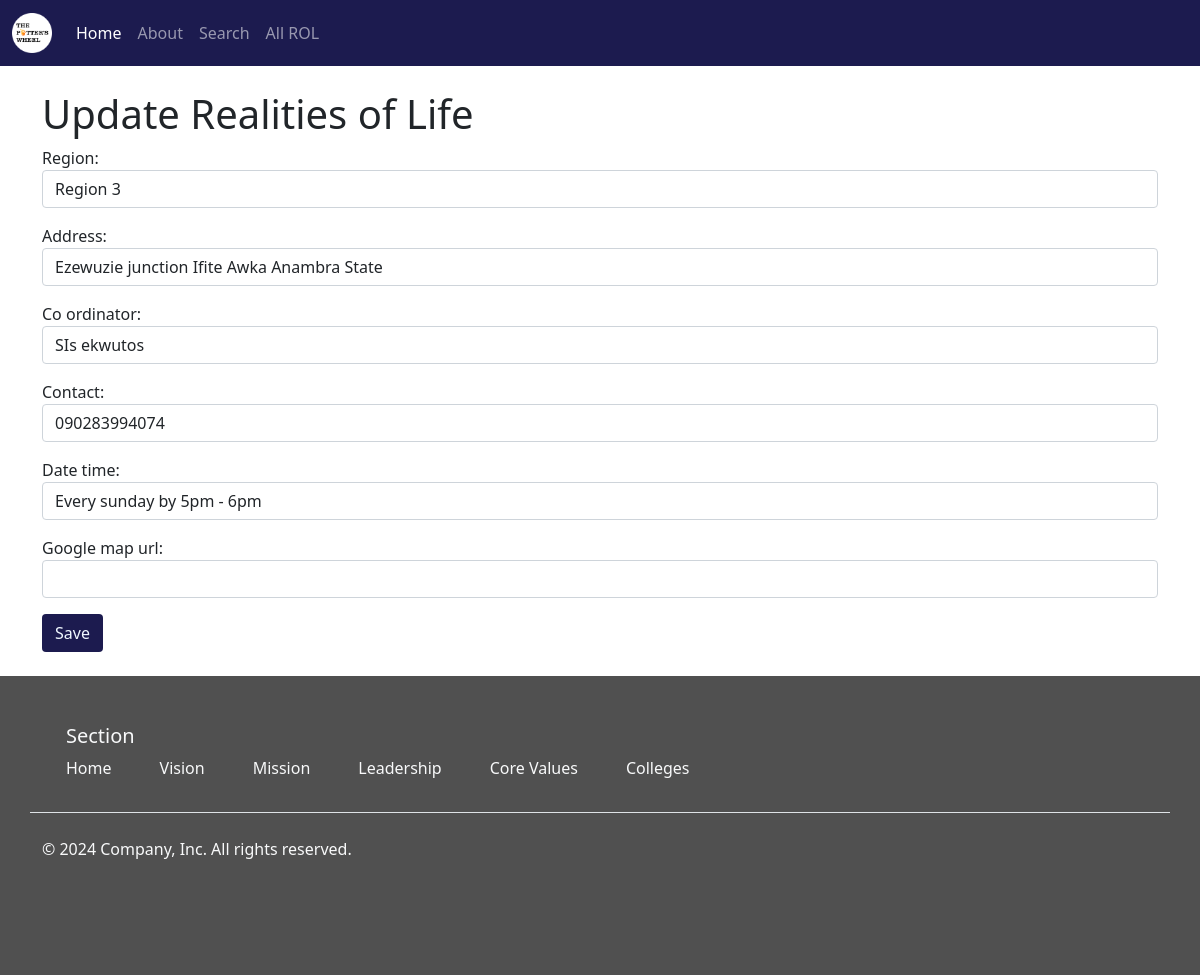
Screenshot of /locator/Rol_update/1 with the database file from the repository.
### locator/models.py (models this page shows)
class RolPoints(models.Model):
    region = models.CharField(max_length = 20)
    address = models.TextField()
    image = models.ImageField(blank = True, upload_to = 'google_map_image/')
    co_ordinator = models.CharField(max_length = 200, blank = True)
    contact = models.CharField(max_length = 14, blank = True)
    date_time = models.TextField(blank = True)
    google_map_url = models.TextField(blank=True)

### locator/views.py (the view)
# urls.py: path('Rol_update/<int:id>', Rol_register_update_view, name='Rol_update'),
def Rol_register_update_view(request, id):
    obj = RolPoints.objects.get(id=id)
    form = RolForm(request.POST or None, instance = obj)
    if form.is_valid():
        form.save()
        return redirect(f"../../locator/details/{id}")
    context = {
        'form':form
    }
    return render(request, "Rol_register_update.html", context)

### locator/forms.py
class RolForm(forms.ModelForm):
    class Meta:
        model = RolPoints
        fields = [
            'region',
            'address',
            'co_ordinator',
            'contact',
            'date_time',
            'google_map_url'
        ]
        widgets = {
            'region':forms.TextInput(attrs={'class':'form-control'}),
            'address':forms.TextInput(attrs={'class':'form-control'}),
            'co_ordinator':forms.TextInput(attrs={'class':'form-control'}),
            'contact':forms.NumberInput(attrs={'class':'form-control'}),
            'date_time':forms.TextInput(attrs={'class':'form-control'}),
            'google_map_url':forms.TextInput(attrs={'class':'form-control'})
        }

### templates/Rol_register_update.html (shortened to what this page needs)
{% extends "base.html"%}
{%block content%}
<div class="container my-4">
    <h1>Update Realities of Life</h1>
    <form action="", method="POST">
        {{form.as_p}}
        <input class="btn text-center btn-md-lg " style="background-color: #1C1B4F; color: aliceblue;" type="submit", value="Save">
        </form>
    </div>
{% endblock %}

### rows the page displays
RolPoints: region "Region 3", address "Ezewuzie junction Ifite Awka Anambra State", co_ordinator "SIs ekwutos", contact "090283994074", date_time "Every sunday by 5pm - 6pm"
